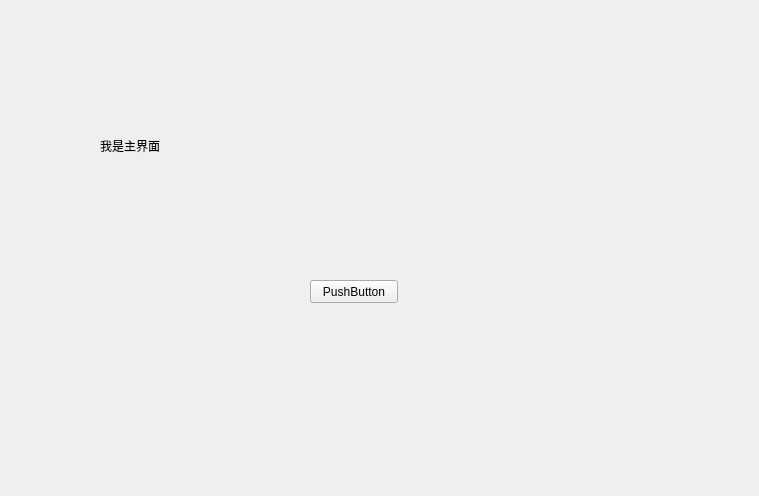
<?xml version="1.0" encoding="UTF-8"?>
<ui version="4.0">
 <class>Widget</class>
 <widget class="QWidget" name="Widget">
  <property name="geometry">
   <rect>
    <x>0</x>
    <y>0</y>
    <width>759</width>
    <height>496</height>
   </rect>
  </property>
  <property name="windowTitle">
   <string>Widget</string>
  </property>
  <widget class="QLabel" name="label">
   <property name="geometry">
    <rect>
     <x>100</x>
     <y>90</y>
     <width>201</width>
     <height>111</height>
    </rect>
   </property>
   <property name="text">
    <string>我是主界面</string>
   </property>
  </widget>
  <widget class="QPushButton" name="showChlidButton">
   <property name="geometry">
    <rect>
     <x>310</x>
     <y>280</y>
     <width>88</width>
     <height>23</height>
    </rect>
   </property>
   <property name="text">
    <string>PushButton</string>
   </property>
  </widget>
 </widget>
 <layoutdefault spacing="6" margin="11"/>
 <resources/>
 <connections/>
</ui>
